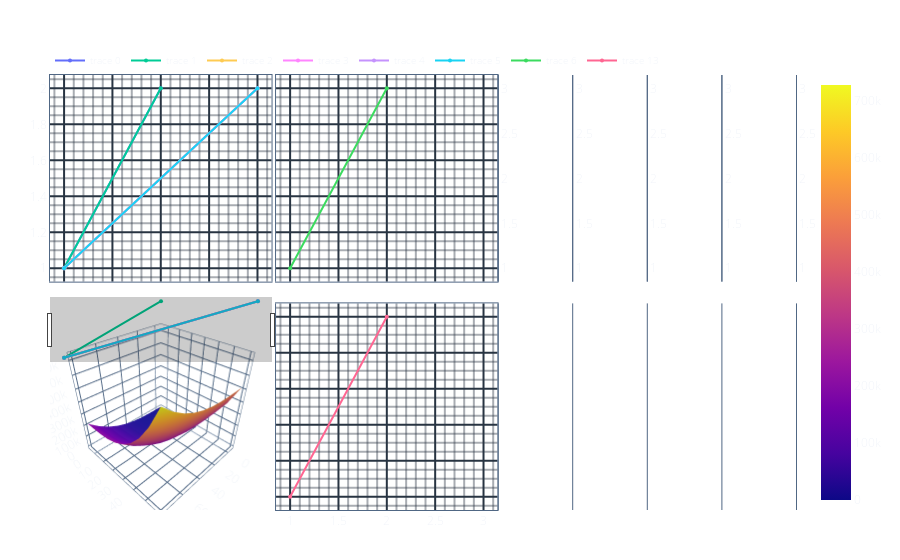

The cell this chart's notebook holds for it:
### Code cell
from mayutils.visualisation.graphs import (
    MainAxisConfig,
    MainAxisConfigs,
)

x = np.linspace(-5, 80, 10)
y = np.linspace(-5, 60, 10)
xGrid, yGrid = np.meshgrid(y, x)
z = xGrid**3 + yGrid**3

SubPlot(
    "",
    subplot_config=SubPlotConfig(
        plots=(
            (
                PlotConfig(
                    yaxes_configs=(
                        TracesConfig.from_trace(go.Scatter(x=[1, 2], y=[1, 2])),
                        TracesConfig.from_trace(go.Scatter(x=[1, 2], y=[1, 3])),
                        TracesConfig.from_trace(go.Scatter(x=[1, 3], y=[1, 3])),
                        TracesConfig.from_trace(go.Scatter(x=[1, 3], y=[1, 3])),
                        TracesConfig.from_trace(go.Scatter(x=[1, 3], y=[1, 3])),
                        TracesConfig.from_trace(go.Scatter(x=[1, 3], y=[1, 3])),
                    ),
                    xaxis_config=dict(),
                ),
                PlotConfig.from_trace(go.Scatter(x=[1, 2], y=[1, 2])),
            ),
            (
                PlotConfig.from_trace(go.Surface(x=x, y=y, z=z, showscale=True)),
                PlotConfig.from_trace(go.Scatter(x=[1, 2], y=[1, 2])),
            ),
        ),
        main_axis_configs=MainAxisConfigs(
            xaxis=MainAxisConfig(
                config=dict(),
            ),
            yaxes=(
                MainAxisConfig(),
                MainAxisConfig(),
                MainAxisConfig(),
                MainAxisConfig(),
                MainAxisConfig(),
            ),
        ),
    ),
    layout=dict(
        xaxis=dict(
            rangeslider=dict(
                visible=True,
                yaxis=dict(
                    range=[0, 0.2],
                ),
            )
        )
    ),
)

### Figure 1 — Plotly figure (JSON) as saved in the notebook; plotly's stock layout.template omitted (floating-point values rounded to 4 significant figures)
{"data": [{"type": "scatter", "x": [1, 2], "xaxis": "x", "y": [1, 2], "yaxis": "y"}, {"type": "scatter", "x": [1, 2], "xaxis": "x", "y": [1, 3], "yaxis": "y5"}, {"type": "scatter", "x": [1, 3], "xaxis": "x", "y": [1, 3], "yaxis": "y9"}, {"type": "scatter", "x": [1, 3], "xaxis": "x", "y": [1, 3], "yaxis": "y13"}, {"type": "scatter", "x": [1, 3], "xaxis": "x", "y": [1, 3], "yaxis": "y17"}, {"type": "scatter", "x": [1, 3], "xaxis": "x", "y": [1, 3], "yaxis": "y21"}, {"type": "scatter", "x": [1, 2], "xaxis": "x2", "y": [1, 2], "yaxis": "y2"}, {"meta": "null", "showlegend": false, "type": "scatter", "x": [], "xaxis": "x2", "y": [], "yaxis": "y6"}, {"meta": "null", "showlegend": false, "type": "scatter", "x": [], "xaxis": "x2", "y": [], "yaxis": "y10"}, {"meta": "null", "showlegend": false, "type": "scatter", "x": [], "xaxis": "x2", "y": [], "yaxis": "y14"}, {"meta": "null", "showlegend": false, "type": "scatter", "x": [], "xaxis": "x2", "y": [], "yaxis": "y18"}, {"meta": "null", "showlegend": false, "type": "scatter", "x": [], "xaxis": "x2", "y": [], "yaxis": "y22"}, {"scene": "scene", "showscale": true, "type": "surface", "x": [-5, 4.444, 13.89, 23.33, 32.78, 42.22, 51.67, 61.11, 70.56, 80], "y": [-5, 2.222, 9.444, 16.67, 23.89, 31.11, 38.33, 45.56, 52.78, 60], "z": [[-250, -114.0, 717.4, 4505.0, 13510.0, 29990.0, 56200.0, 94420.0, 146900.0, 215875], [-37.21, 98.77, 930.2, 4717.0, 13720.0, 30200.0, 56420.0, 94630.0, 147100.0, 216100.0], [2554.0, 2690.0, 3522.0, 7309.0, 16310.0, 32790.0, 59010.0, 97220.0, 149700.0, 218700.0], [12580.0, 12710.0, 13550.0, 17330.0, 26340.0, 42820.0, 69030.0, 107200.0, 159700.0, 228700.0], [35090.0, 35230.0, 36060.0, 39850.0, 48850.0, 65330.0, 91540.0, 129800.0, 182200.0, 251200.0], [75150.0, 75280.0, 76110.0, 79900.0, 88900.0, 105400.0, 131600.0, 169800.0, 222300.0, 291300.0], [137800.0, 137900.0, 138800.0, 142600.0, 151600.0, 168000.0, 194300.0, 232500.0, 284900.0, 353900.0], [228100.0, 228200.0, 229100.0, 232900.0, 241900.0, 258300.0, 284600.0, 322800.0, 375200.0, 444200.0], [351100.0, 351200.0, 352100.0, 355900.0, 364900.0, 381300.0, 407600.0, 445800.0, 498200.0, 567200.0], [511875, 512000.0, 512800.0, 516600.0, 525600.0, 542100.0, 568300.0, 606500.0, 659000.0, 728000]]}, {"type": "scatter", "x": [1, 2], "xaxis": "x3", "y": [1, 2], "yaxis": "y3"}, {"meta": "null", "showlegend": false, "type": "scatter", "x": [], "xaxis": "x3", "y": [], "yaxis": "y7"}, {"meta": "null", "showlegend": false, "type": "scatter", "x": [], "xaxis": "x3", "y": [], "yaxis": "y11"}, {"meta": "null", "showlegend": false, "type": "scatter", "x": [], "xaxis": "x3", "y": [], "yaxis": "y15"}, {"meta": "null", "showlegend": false, "type": "scatter", "x": [], "xaxis": "x3", "y": [], "yaxis": "y19"}, {"meta": "null", "showlegend": false, "type": "scatter", "x": [], "xaxis": "x3", "y": [], "yaxis": "y23"}], "layout": {"scene": {"domain": {"x": [0, 0.297], "y": [0, 0.475]}}, "title": {"text": ""}, "xaxis": {"anchor": "y", "domain": [0, 0.297], "gridcolor": "#283442", "gridwidth": 2, "linecolor": "#506784", "matches": "x", "minor": {"gridcolor": "rgba(40, 52, 66, 0.4)", "showgrid": true}, "mirror": true, "rangeslider": {"visible": true, "yaxis": {"range": [0, 0.2]}}, "showgrid": true, "showline": true, "showticklabels": false, "tickfont": {"size": 12}, "ticklabelmode": "period", "title": {"font": {"size": 16}, "standoff": 10}, "zeroline": true, "zerolinecolor": "#283442", "zerolinewidth": 2}, "xaxis2": {"anchor": "y2", "domain": [0.303, 0.6], "gridcolor": "#283442", "gridwidth": 2, "linecolor": "#506784", "matches": "x", "minor": {"gridcolor": "rgba(40, 52, 66, 0.4)", "showgrid": true}, "mirror": true, "showgrid": true, "showline": true, "showticklabels": false, "tickfont": {"size": 12}, "ticklabelmode": "period", "title": {"font": {"size": 16}, "standoff": 10}, "zeroline": true, "zerolinecolor": "#283442", "zerolinewidth": 2}, "xaxis3": {"anchor": "y3", "domain": [0.303, 0.6], "gridcolor": "#283442", "gridwidth": 2, "linecolor": "#506784", "matches": "x", "minor": {"gridcolor": "rgba(40, 52, 66, 0.4)", "showgrid": true}, "mirror": true, "showgrid": true, "showline": true, "showticklabels": true, "tickfont": {"size": 12}, "ticklabelmode": "period", "title": {"font": {"size": 16}, "standoff": 10}, "zeroline": true, "zerolinecolor": "#283442", "zerolinewidth": 2}, "yaxis": {"anchor": "x", "domain": [0.525, 1], "gridcolor": "#283442", "gridwidth": 2, "linecolor": "#506784", "matches": "y", "minor": {"gridcolor": "rgba(40, 52, 66, 0.4)", "showgrid": true}, "mirror": true, "showgrid": true, "showline": true, "showticklabels": true, "tickfont": {"size": 12}, "ticklabelmode": "period", "title": {"font": {"size": 16}, "standoff": 10}, "zeroline": true, "zerolinecolor": "#283442", "zerolinewidth": 2}, "yaxis10": {"anchor": "free", "domain": [0.525, 1], "gridcolor": "#283442", "gridwidth": 2, "linecolor": "#506784", "matches": "y9", "minor": {"showgrid": false}, "mirror": true, "overlaying": "y2", "position": 0.7, "showgrid": false, "showline": true, "showticklabels": false, "side": "right", "tickfont": {"size": 12}, "ticklabelmode": "period", "tickmode": "auto", "title": {"font": {"size": 16}, "standoff": 10}, "zeroline": true, "zerolinecolor": "#283442", "zerolinewidth": 2}, "yaxis11": {"anchor": "free", "domain": [0, 0.475], "gridcolor": "#283442", "gridwidth": 2, "linecolor": "#506784", "matches": "y9", "minor": {"showgrid": false}, "mirror": true, "overlaying": "y3", "position": 0.7, "showgrid": false, "showline": true, "showticklabels": false, "side": "right", "tickfont": {"size": 12}, "ticklabelmode": "period", "tickmode": "auto", "title": {"font": {"size": 16}, "standoff": 10}, "zeroline": true, "zerolinecolor": "#283442", "zerolinewidth": 2}, "yaxis13": {"anchor": "free", "domain": [0.525, 1], "gridcolor": "#283442", "gridwidth": 2, "linecolor": "#506784", "matches": "y13", "minor": {"showgrid": false}, "mirror": true, "overlaying": "y", "position": 0.8, "showgrid": false, "showline": true, "showticklabels": true, "side": "right", "tickfont": {"size": 12}, "ticklabelmode": "period", "tickmode": "auto", "title": {"font": {"size": 16}, "standoff": 10}, "zeroline": true, "zerolinecolor": "#283442", "zerolinewidth": 2}, "yaxis14": {"anchor": "free", "domain": [0.525, 1], "gridcolor": "#283442", "gridwidth": 2, "linecolor": "#506784", "matches": "y13", "minor": {"showgrid": false}, "mirror": true, "overlaying": "y2", "position": 0.8, "showgrid": false, "showline": true, "showticklabels": false, "side": "right", "tickfont": {"size": 12}, "ticklabelmode": "period", "tickmode": "auto", "title": {"font": {"size": 16}, "standoff": 10}, "zeroline": true, "zerolinecolor": "#283442", "zerolinewidth": 2}, "yaxis15": {"anchor": "free", "domain": [0, 0.475], "gridcolor": "#283442", "gridwidth": 2, "linecolor": "#506784", "matches": "y13", "minor": {"showgrid": false}, "mirror": true, "overlaying": "y3", "position": 0.8, "showgrid": false, "showline": true, "showticklabels": false, "side": "right", "tickfont": {"size": 12}, "ticklabelmode": "period", "tickmode": "auto", "title": {"font": {"size": 16}, "standoff": 10}, "zeroline": true, "zerolinecolor": "#283442", "zerolinewidth": 2}, "yaxis17": {"anchor": "free", "domain": [0.525, 1], "gridcolor": "#283442", "gridwidth": 2, "linecolor": "#506784", "matches": "y17", "minor": {"showgrid": false}, "mirror": true, "overlaying": "y", "position": 0.9, "showgrid": false, "showline": true, "showticklabels": true, "side": "right", "tickfont": {"size": 12}, "ticklabelmode": "period", "tickmode": "auto", "title": {"font": {"size": 16}, "standoff": 10}, "zeroline": true, "zerolinecolor": "#283442", "zerolinewidth": 2}, "yaxis18": {"anchor": "free", "domain": [0.525, 1], "gridcolor": "#283442", "gridwidth": 2, "linecolor": "#506784", "matches": "y17", "minor": {"showgrid": false}, "mirror": true, "overlaying": "y2", "position": 0.9, "showgrid": false, "showline": true, "showticklabels": false, "side": "right", "tickfont": {"size": 12}, "ticklabelmode": "period", "tickmode": "auto", "title": {"font": {"size": 16}, "standoff": 10}, "zeroline": true, "zerolinecolor": "#283442", "zerolinewidth": 2}, "yaxis19": {"anchor": "free", "domain": [0, 0.475], "gridcolor": "#283442", "gridwidth": 2, "linecolor": "#506784", "matches": "y17", "minor": {"showgrid": false}, "mirror": true, "overlaying": "y3", "position": 0.9, "showgrid": false, "showline": true, "showticklabels": false, "side": "right", "tickfont": {"size": 12}, "ticklabelmode": "period", "tickmode": "auto", "title": {"font": {"size": 16}, "standoff": 10}, "zeroline": true, "zerolinecolor": "#283442", "zerolinewidth": 2}, "yaxis2": {"anchor": "x2", "domain": [0.525, 1], "gridcolor": "#283442", "gridwidth": 2, "linecolor": "#506784", "matches": "y", "minor": {"gridcolor": "rgba(40, 52, 66, 0.4)", "showgrid": true}, "mirror": true, "showgrid": true, "showline": true, "showticklabels": false, "tickfont": {"size": 12}, "ticklabelmode": "period", "title": {"font": {"size": 16}, "standoff": 10}, "zeroline": true, "zerolinecolor": "#283442", "zerolinewidth": 2}, "yaxis21": {"anchor": "free", "domain": [0.525, 1], "gridcolor": "#283442", "gridwidth": 2, "linecolor": "#506784", "matches": "y21", "minor": {"showgrid": false}, "mirror": true, "overlaying": "y", "position": 1, "showgrid": false, "showline": true, "showticklabels": true, "side": "right", "tickfont": {"size": 12}, "ticklabelmode": "period", "tickmode": "auto", "title": {"font": {"size": 16}, "standoff": 10}, "zeroline": true, "zerolinecolor": "#283442", "zerolinewidth": 2}, "yaxis22": {"anchor": "free", "domain": [0.525, 1], "gridcolor": "#283442", "gridwidth": 2, "linecolor": "#506784", "matches": "y21", "minor": {"showgrid": false}, "mirror": true, "overlaying": "y2", "position": 1, "showgrid": false, "showline": true, "showticklabels": false, "side": "right", "tickfont": {"size": 12}, "ticklabelmode": "period", "tickmode": "auto", "title": {"font": {"size": 16}, "standoff": 10}, "zeroline": true, "zerolinecolor": "#283442", "zerolinewidth": 2}, "yaxis23": {"anchor": "free", "domain": [0, 0.475], "gridcolor": "#283442", "gridwidth": 2, "linecolor": "#506784", "matches": "y21", "minor": {"showgrid": false}, "mirror": true, "overlaying": "y3", "position": 1, "showgrid": false, "showline": true, "showticklabels": false, "side": "right", "tickfont": {"size": 12}, "ticklabelmode": "period", "tickmode": "auto", "title": {"font": {"size": 16}, "standoff": 10}, "zeroline": true, "zerolinecolor": "#283442", "zerolinewidth": 2}, "yaxis3": {"anchor": "x3", "domain": [0, 0.475], "gridcolor": "#283442", "gridwidth": 2, "linecolor": "#506784", "matches": "y", "minor": {"gridcolor": "rgba(40, 52, 66, 0.4)", "showgrid": true}, "mirror": true, "showgrid": true, "showline": true, "showticklabels": false, "tickfont": {"size": 12}, "ticklabelmode": "period", "title": {"font": {"size": 16}, "standoff": 10}, "zeroline": true, "zerolinecolor": "#283442", "zerolinewidth": 2}, "yaxis5": {"anchor": "free", "domain": [0.525, 1], "gridcolor": "#283442", "gridwidth": 2, "linecolor": "#506784", "matches": "y5", "minor": {"showgrid": false}, "mirror": true, "overlaying": "y", "position": 0.6, "showgrid": false, "showline": true, "showticklabels": true, "side": "right", "tickfont": {"size": 12}, "ticklabelmode": "period", "tickmode": "auto", "title": {"font": {"size": 16}, "standoff": 10}, "zeroline": true, "zerolinecolor": "#283442", "zerolinewidth": 2}, "yaxis6": {"anchor": "free", "domain": [0.525, 1], "gridcolor": "#283442", "gridwidth": 2, "linecolor": "#506784", "matches": "y5", "minor": {"showgrid": false}, "mirror": true, "overlaying": "y2", "position": 0.6, "showgrid": false, "showline": true, "showticklabels": false, "side": "right", "tickfont": {"size": 12}, "ticklabelmode": "period", "tickmode": "auto", "title": {"font": {"size": 16}, "standoff": 10}, "zeroline": true, "zerolinecolor": "#283442", "zerolinewidth": 2}, "yaxis7": {"anchor": "free", "domain": [0, 0.475], "gridcolor": "#283442", "gridwidth": 2, "linecolor": "#506784", "matches": "y5", "minor": {"showgrid": false}, "mirror": true, "overlaying": "y3", "position": 0.6, "showgrid": false, "showline": true, "showticklabels": false, "side": "right", "tickfont": {"size": 12}, "ticklabelmode": "period", "tickmode": "auto", "title": {"font": {"size": 16}, "standoff": 10}, "zeroline": true, "zerolinecolor": "#283442", "zerolinewidth": 2}, "yaxis9": {"anchor": "free", "domain": [0.525, 1], "gridcolor": "#283442", "gridwidth": 2, "linecolor": "#506784", "matches": "y9", "minor": {"showgrid": false}, "mirror": true, "overlaying": "y", "position": 0.7, "showgrid": false, "showline": true, "showticklabels": true, "side": "right", "tickfont": {"size": 12}, "ticklabelmode": "period", "tickmode": "auto", "title": {"font": {"size": 16}, "standoff": 10}, "zeroline": true, "zerolinecolor": "#283442", "zerolinewidth": 2}}}
